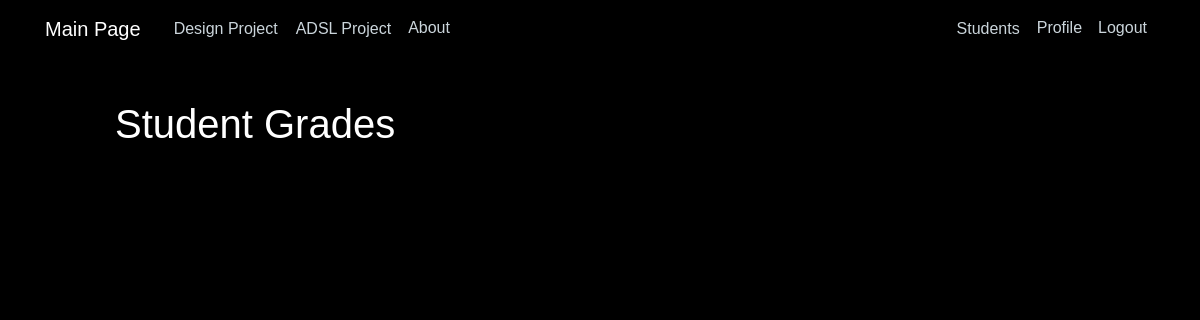
The page /users/students/ (signed in) on the database as committed earlier.
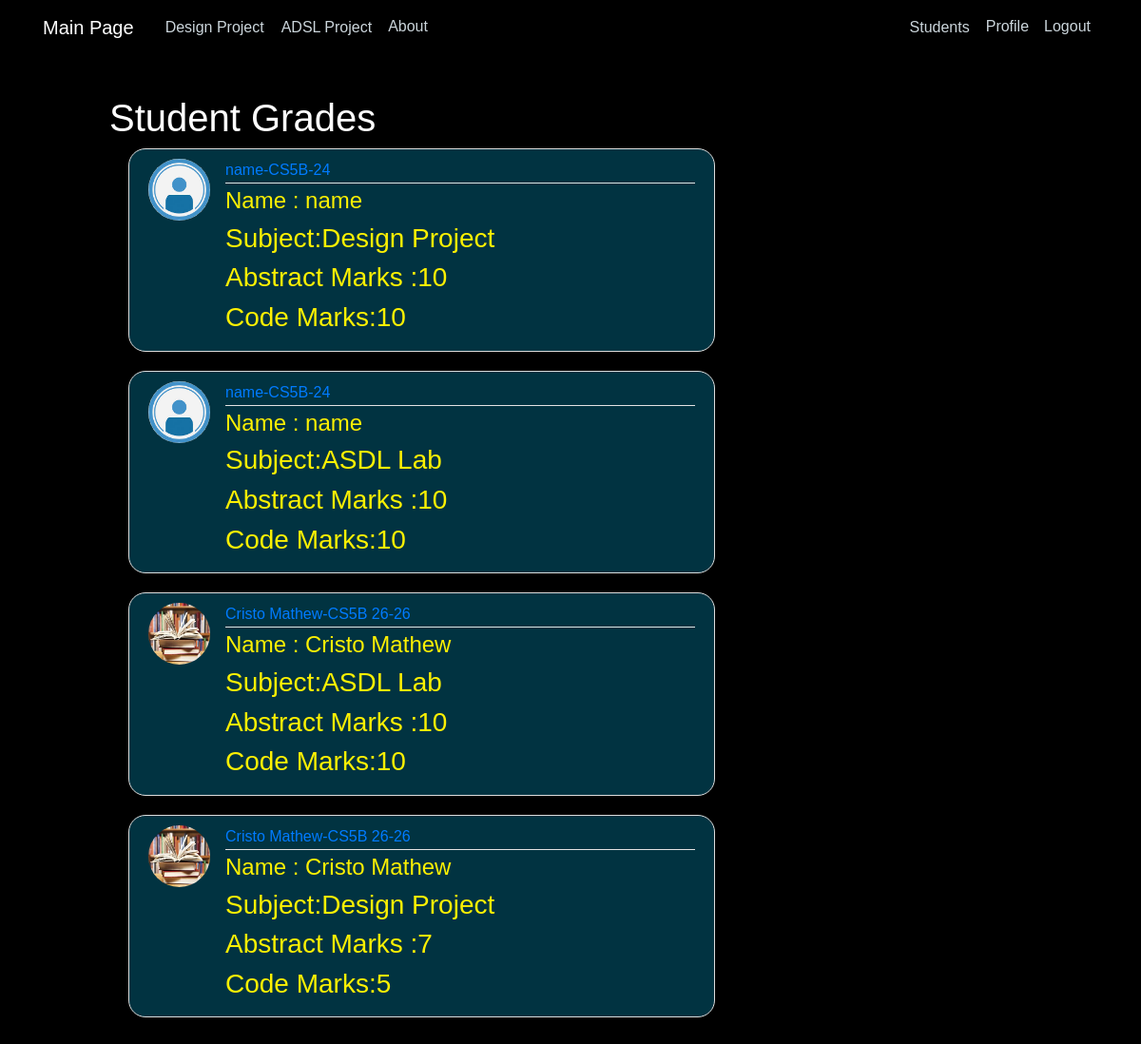
The same page on the database as committed later.
### users/models.py (models this page shows, shortened)
class Grade(models.Model):
    STATUS = Choices('Design Project', 'ASDL Lab')
    Abstract_Marks = models.IntegerField(validators=[MinValueValidator(0),
                                       MaxValueValidator(10)],default=0)
    Code_Marks = models.IntegerField(validators=[MinValueValidator(0),
                                       MaxValueValidator(10)],default=0)
    Idea = models.BooleanField(default=False)
    Student = models.ForeignKey(User, on_delete=models.CASCADE)
    StudentName = models.CharField(max_length=30, default="Name")
    Subject = models.CharField(max_length=30,default="Design Project",choices=STATUS)
    class_div = models.CharField(max_length=10,null=True)
    rollno = models.CharField(max_length=10,null=True)

class Profile(models.Model):
    user = models.OneToOneField(User, on_delete=models.CASCADE)
    name = models.CharField(max_length=30, default="name")
    class_div = models.CharField(max_length=10)
    rollno = models.CharField(max_length=10)
    image = models.ImageField(default='profile_pics/default.jpg', upload_to='profile_pics')

### users/views.py (the view)
# urls.py: path('students/',views.all_grade, name="allgrades"),
@user_passes_test(lambda u: u.is_superuser)
def all_grade(request):
    context = {
        'posts': Grade.objects.all(),
        'title': 'Student Grade',
    }
    return render(request, 'users/grade_users.html',context)

### users/templates/users/grade_users.html
{% extends "home/base.html" %}
{% load static %}
{% block content %}
  {% if request.user.is_superuser %}
    <h1>Student Grades</h1>
    {% for post in posts %}
    {% if post.Subject == "Design Project" %}
      <article class="media content-section">
        <img class="rounded-circle article-img" src="{{ post.Student.profile.image.url }}">
        <div class="media-body">
          <div class="article-metadata">
            <a class="mr-2" href="#">{{ post.Student.profile.name }}-{{ post.Student.profile.class_div }}-{{ post.Student.profile.rollno }}</a>
          </div>
          <h4><a class="article-title" href="#" style="color:#fcf003">Name : {{ post.StudentName }}</a></h4>
          <h3><a class="article-title" href="#" style="color:#fcf003">Subject:{{ post.Subject }}</a></h3>
          <h3><a class="article-title" href="#" style="color:#fcf003">Abstract Marks :{{ post.Abstract_Marks }}</a></h3>
          <h3><a class="article-title" href="#" style="color:#fcf003">Code Marks:{{ post.Code_Marks }}</a></h3>
        </div>
      </article>
    {% endif %}
    {% if post.Subject == "ASDL Lab" %}
      <article class="media content-section">
        <img class="rounded-circle article-img" src="{{ post.Student.profile.image.url }}">
        <div class="media-body">
          <div class="article-metadata">
            <a class="mr-2" href="#">{{ post.Student.profile.name }}-{{ post.Student.profile.class_div }}-{{ post.Student.profile.rollno }}</a>
          </div>
          <h4><a class="article-title" href="#" style="color:#fcf003">Name : {{ post.StudentName }}</a></h4>
          <h3><a class="article-title" href="#" style="color:#fcf003">Subject:{{ post.Subject }}</a></h3>
          <h3><a class="article-title" href="#" style="color:#fcf003">Abstract Marks :{{ post.Abstract_Marks }}</a></h3>
          <h3><a class="article-title" href="#" style="color:#fcf003">Code Marks:{{ post.Code_Marks }}</a></h3>
        </div>
      </article>
    {% endif %}
    {% endfor %}
  {% endif %}
{% endblock content %}

Rows that differ between the two databases and show on the page:
added Grade: Student.profile.image (placeholder picture), Student.profile.name "name", Student.profile.class_div "CS5B", Student.profile.rollno "24", StudentName "name", Subject "Design Project", Abstract_Marks "10", Code_Marks "10"
added Grade: Student.profile.image (placeholder picture), Student.profile.name "name", Student.profile.class_div "CS5B", Student.profile.rollno "24", StudentName "name", Subject "ASDL Lab", Abstract_Marks "10", Code_Marks "10"
added Grade: Student.profile.image (picture), Student.profile.name "Cristo Mathew", Student.profile.class_div "CS5B 26", Student.profile.rollno "26", StudentName "Cristo Mathew", Subject "ASDL Lab", Abstract_Marks "10", Code_Marks "10"
added Grade: Student.profile.image (picture), Student.profile.name "Cristo Mathew", Student.profile.class_div "CS5B 26", Student.profile.rollno "26", StudentName "Cristo Mathew", Subject "Design Project", Abstract_Marks "7", Code_Marks "5"
